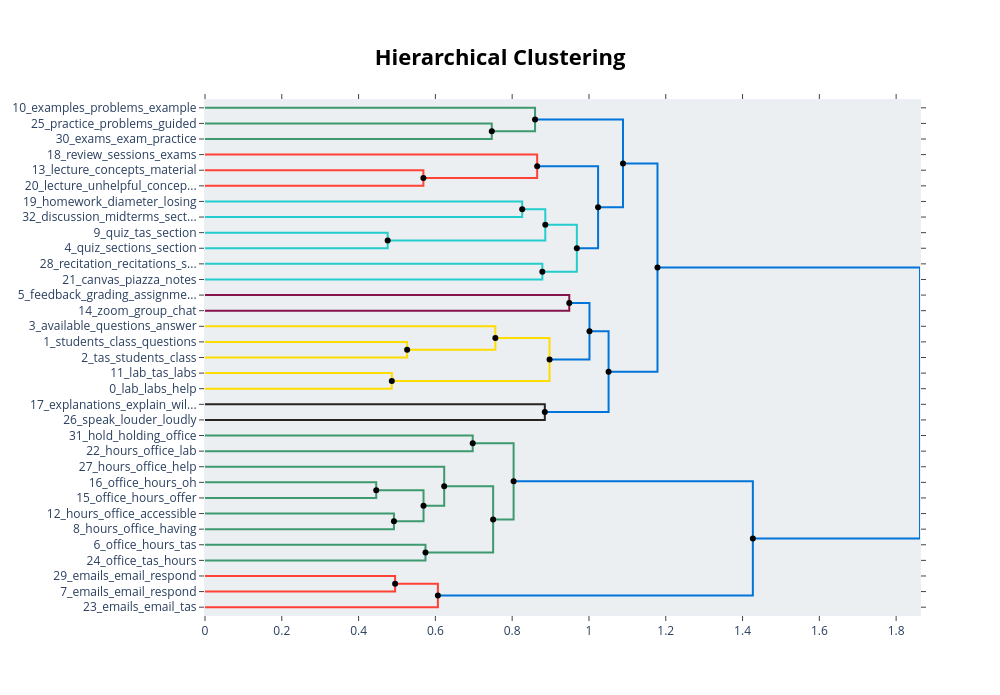

The notebook cell saved with this chart:
### Code cell
#Explore BERTopic Results using a Hierarchical Clustering Map
#This map provides suggestions as to how the topics might be combined into larger categories
hierarchical_topics = topic_model.hierarchical_topics(docs)
topic_model.visualize_hierarchy(hierarchical_topics=hierarchical_topics)

### Figure 1 — Plotly figure (JSON) as saved in the notebook; plotly's stock layout.template omitted (floating-point values rounded to 4 significant figures)
{"data": [{"hoverinfo": "text", "marker": {"color": "rgb(61,153,112)"}, "mode": "lines", "text": ["practice_problems_guided_emphasize_solutions", "", "", "exams_exam_practice_problems_practicing"], "type": "scatter", "x": [0.0, 0.7469, 0.7469, 0.0], "xaxis": "x", "y": [-15.0, -15.0, -25.0, -25.0], "yaxis": "y"}, {"hoverinfo": "text", "marker": {"color": "rgb(61,153,112)"}, "mode": "lines", "text": ["examples_problems_example_problem_real", "", "", "practice_problems_exams_exam_assign"], "type": "scatter", "x": [0.0, 0.8596, 0.8596, 0.7469], "xaxis": "x", "y": [-5.0, -5.0, -20.0, -20.0], "yaxis": "y"}, {"hoverinfo": "text", "marker": {"color": "rgb(255,65,54)"}, "mode": "lines", "text": ["lecture_concepts_material_materials_explain", "", "", "lecture_unhelpful_conceptual_material_different"], "type": "scatter", "x": [0.0, 0.5688, 0.5688, 0.0], "xaxis": "x", "y": [-45.0, -45.0, -55.0, -55.0], "yaxis": "y"}, {"hoverinfo": "text", "marker": {"color": "rgb(255,65,54)"}, "mode": "lines", "text": ["review_sessions_exams_session_reviewing", "", "", "lecture_material_concepts_classes_section"], "type": "scatter", "x": [0.0, 0.8651, 0.8651, 0.5688], "xaxis": "x", "y": [-35.0, -35.0, -50.0, -50.0], "yaxis": "y"}, {"hoverinfo": "text", "marker": {"color": "rgb(35,205,205)"}, "mode": "lines", "text": ["homework_diameter_losing_algebra_distance", "", "", "discussion_midterms_sections_encourage_understanding"], "type": "scatter", "x": [0.0, 0.8261, 0.8261, 0.0], "xaxis": "x", "y": [-65.0, -65.0, -75.0, -75.0], "yaxis": "y"}, {"hoverinfo": "text", "marker": {"color": "rgb(35,205,205)"}, "mode": "lines", "text": ["quiz_tas_section_sections_ta", "", "", "quiz_sections_section_topic_review"], "type": "scatter", "x": [0.0, 0.4758, 0.4758, 0.0], "xaxis": "x", "y": [-85.0, -85.0, -95.0, -95.0], "yaxis": "y"}, {"hoverinfo": "text", "marker": {"color": "rgb(35,205,205)"}, "mode": "lines", "text": ["homework_discussion_midterms_sections_concepts", "", "", "quiz_sections_section_tas_think"], "type": "scatter", "x": [0.8261, 0.8863, 0.8863, 0.4758], "xaxis": "x", "y": [-70.0, -70.0, -90.0, -90.0], "yaxis": "y"}, {"hoverinfo": "text", "marker": {"color": "rgb(35,205,205)"}, "mode": "lines", "text": ["recitation_recitations_sections_plan_example", "", "", "canvas_piazza_notes_dates_logistics"], "type": "scatter", "x": [0.0, 0.8786, 0.8786, 0.0], "xaxis": "x", "y": [-105.0, -105.0, -115.0, -115.0], "yaxis": "y"}, {"hoverinfo": "text", "marker": {"color": "rgb(35,205,205)"}, "mode": "lines", "text": ["quiz_sections_section_homework_discussion", "", "", "recitation_canvas_notes_piazza_dates"], "type": "scatter", "x": [0.8863, 0.9684, 0.9684, 0.8786], "xaxis": "x", "y": [-80.0, -80.0, -110.0, -110.0], "yaxis": "y"}, {"hoverinfo": "text", "marker": {"color": "rgb(0,116,217)"}, "mode": "lines", "text": ["lecture_review_material_sessions_concepts", "", "", "quiz_sections_section_homework_discussion"], "type": "scatter", "x": [0.8651, 1.024, 1.024, 0.9684], "xaxis": "x", "y": [-42.5, -42.5, -95.0, -95.0], "yaxis": "y"}, {"hoverinfo": "text", "marker": {"color": "rgb(0,116,217)"}, "mode": "lines", "text": ["practice_problems_examples_example_exams", "", "", "quiz_lecture_sections_section_review"], "type": "scatter", "x": [0.8596, 1.089, 1.089, 1.024], "xaxis": "x", "y": [-12.5, -12.5, -68.75, -68.75], "yaxis": "y"}, {"hoverinfo": "text", "marker": {"color": "rgb(133,20,75)"}, "mode": "lines", "text": ["feedback_grading_assignments_grade_faster", "", "", "zoom_group_chat_ipad_unfortunately"], "type": "scatter", "x": [0.0, 0.9487, 0.9487, 0.0], "xaxis": "x", "y": [-125.0, -125.0, -135.0, -135.0], "yaxis": "y"}, {"hoverinfo": "text", "marker": {"color": "rgb(255,220,0)"}, "mode": "lines", "text": ["students_class_questions_help_student", "", "", "tas_students_class_ta_help"], "type": "scatter", "x": [0.0, 0.5265, 0.5265, 0.0], "xaxis": "x", "y": [-155.0, -155.0, -165.0, -165.0], "yaxis": "y"}, {"hoverinfo": "text", "marker": {"color": "rgb(255,220,0)"}, "mode": "lines", "text": ["available_questions_answer_possible_answering", "", "", "students_tas_class_help_questions"], "type": "scatter", "x": [0.0, 0.7562, 0.7562, 0.5265], "xaxis": "x", "y": [-145.0, -145.0, -160.0, -160.0], "yaxis": "y"}, {"hoverinfo": "text", "marker": {"color": "rgb(255,220,0)"}, "mode": "lines", "text": ["lab_tas_labs_ta_think", "", "", "lab_labs_help_section_explain"], "type": "scatter", "x": [0.0, 0.4865, 0.4865, 0.0], "xaxis": "x", "y": [-175.0, -175.0, -185.0, -185.0], "yaxis": "y"}, {"hoverinfo": "text", "marker": {"color": "rgb(255,220,0)"}, "mode": "lines", "text": ["students_questions_tas_class_help", "", "", "lab_labs_help_section_doing"], "type": "scatter", "x": [0.7562, 0.8973, 0.8973, 0.4865], "xaxis": "x", "y": [-152.5, -152.5, -180.0, -180.0], "yaxis": "y"}, {"hoverinfo": "text", "marker": {"color": "rgb(0,116,217)"}, "mode": "lines", "text": ["zoom_feedback_grading_assignments_grade", "", "", "lab_labs_students_questions_help"], "type": "scatter", "x": [0.9487, 1.001, 1.001, 0.8973], "xaxis": "x", "y": [-130.0, -130.0, -166.2, -166.2], "yaxis": "y"}, {"hoverinfo": "text", "marker": {"color": "rgb(40,35,35)"}, "mode": "lines", "text": ["explanations_explain_willing_doubt_statements", "", "", "speak_louder_loudly_talking_clearly"], "type": "scatter", "x": [0.0, 0.885, 0.885, 0.0], "xaxis": "x", "y": [-195.0, -195.0, -205.0, -205.0], "yaxis": "y"}, {"hoverinfo": "text", "marker": {"color": "rgb(0,116,217)"}, "mode": "lines", "text": ["lab_labs_students_questions_help", "", "", "speak_explanations_louder_clearly_loudly"], "type": "scatter", "x": [1.001, 1.051, 1.051, 0.885], "xaxis": "x", "y": [-148.1, -148.1, -200.0, -200.0], "yaxis": "y"}, {"hoverinfo": "text", "marker": {"color": "rgb(0,116,217)"}, "mode": "lines", "text": ["quiz_lecture_sections_section_problems", "", "", "lab_labs_questions_students_help"], "type": "scatter", "x": [1.089, 1.178, 1.178, 1.051], "xaxis": "x", "y": [-40.62, -40.62, -174.1, -174.1], "yaxis": "y"}, {"hoverinfo": "text", "marker": {"color": "rgb(61,153,112)"}, "mode": "lines", "text": ["hold_holding_office_hours_holds", "", "", "hours_office_lab_labs_scheduled"], "type": "scatter", "x": [0.0, 0.6972, 0.6972, 0.0], "xaxis": "x", "y": [-215.0, -215.0, -225.0, -225.0], "yaxis": "y"}, {"hoverinfo": "text", "marker": {"color": "rgb(61,153,112)"}, "mode": "lines", "text": ["office_hours_oh_host_hour", "", "", "office_hours_offer_hour_lots"], "type": "scatter", "x": [0.0, 0.446, 0.446, 0.0], "xaxis": "x", "y": [-245.0, -245.0, -255.0, -255.0], "yaxis": "y"}, {"hoverinfo": "text", "marker": {"color": "rgb(61,153,112)"}, "mode": "lines", "text": ["hours_office_accessible_online_flexible", "", "", "hours_office_having_frequent_homework"], "type": "scatter", "x": [0.0, 0.492, 0.492, 0.0], "xaxis": "x", "y": [-265.0, -265.0, -275.0, -275.0], "yaxis": "y"}, {"hoverinfo": "text", "marker": {"color": "rgb(61,153,112)"}, "mode": "lines", "text": ["office_hours_hour_offer_lots", "", "", "hours_office_accessible_frequent_having"], "type": "scatter", "x": [0.446, 0.5691, 0.5691, 0.492], "xaxis": "x", "y": [-250.0, -250.0, -270.0, -270.0], "yaxis": "y"}, {"hoverinfo": "text", "marker": {"color": "rgb(61,153,112)"}, "mode": "lines", "text": ["hours_office_help_offer_available", "", "", "office_hours_offer_hour_provide"], "type": "scatter", "x": [0.0, 0.6229, 0.6229, 0.5691], "xaxis": "x", "y": [-235.0, -235.0, -260.0, -260.0], "yaxis": "y"}, {"hoverinfo": "text", "marker": {"color": "rgb(61,153,112)"}, "mode": "lines", "text": ["office_hours_tas_ta_classes", "", "", "office_tas_hours_good_regular"], "type": "scatter", "x": [0.0, 0.5742, 0.5742, 0.0], "xaxis": "x", "y": [-285.0, -285.0, -295.0, -295.0], "yaxis": "y"}, {"hoverinfo": "text", "marker": {"color": "rgb(61,153,112)"}, "mode": "lines", "text": ["office_hours_offer_available_help", "", "", "office_hours_tas_ta_classes"], "type": "scatter", "x": [0.6229, 0.7504, 0.7504, 0.5742], "xaxis": "x", "y": [-247.5, -247.5, -290.0, -290.0], "yaxis": "y"}, {"hoverinfo": "text", "marker": {"color": "rgb(61,153,112)"}, "mode": "lines", "text": ["office_hold_hours_holding_lab", "", "", "office_hours_hour_offer_tas"], "type": "scatter", "x": [0.6972, 0.8037, 0.8037, 0.7504], "xaxis": "x", "y": [-220.0, -220.0, -268.8, -268.8], "yaxis": "y"}, {"hoverinfo": "text", "marker": {"color": "rgb(255,65,54)"}, "mode": "lines", "text": ["emails_email_respond_hours_office", "", "", "emails_email_respond_reply_quick"], "type": "scatter", "x": [0.0, 0.4951, 0.4951, 0.0], "xaxis": "x", "y": [-305.0, -305.0, -315.0, -315.0], "yaxis": "y"}, {"hoverinfo": "text", "marker": {"color": "rgb(255,65,54)"}, "mode": "lines", "text": ["emails_email_respond_reply_timely", "", "", "emails_email_tas_quickly_strange"], "type": "scatter", "x": [0.4951, 0.6066, 0.6066, 0.0], "xaxis": "x", "y": [-310.0, -310.0, -325.0, -325.0], "yaxis": "y"}, {"hoverinfo": "text", "marker": {"color": "rgb(0,116,217)"}, "mode": "lines", "text": ["office_hours_hour_offer_having", "", "", "emails_email_respond_reply_quickly"], "type": "scatter", "x": [0.8037, 1.427, 1.427, 0.6066], "xaxis": "x", "y": [-244.4, -244.4, -317.5, -317.5], "yaxis": "y"}, {"hoverinfo": "text", "marker": {"color": "rgb(0,116,217)"}, "mode": "lines", "text": ["lab_students_questions_quiz_tas", "", "", "office_hours_emails_email_hour"], "type": "scatter", "x": [1.178, 1.862, 1.862, 1.427], "xaxis": "x", "y": [-107.3, -107.3, -280.9, -280.9], "yaxis": "y"}, {"hoverinfo": "text", "hovertext": ["homework_discussion_midterms_sections_concepts", "quiz_sections_section_homework_discussion", "lecture_review_material_sessions_concepts", "practice_problems_examples_example_exams", "students_questions_tas_class_help", "zoom_feedback_grading_assignments_grade", "lab_labs_students_questions_help", "quiz_lecture_sections_section_problems", "office_hours_hour_offer_lots", "office_hours_offer_available_help", "office_hold_hours_holding_lab", "emails_email_respond_reply_timely", "office_hours_hour_offer_having", "lab_students_questions_quiz_tas"], "marker": {"color": "black"}, "mode": "markers", "showlegend": false, "type": "scatter", "x": [0.8261, 0.8863, 0.8651, 0.8596, 0.7562, 0.9487, 1.001, 1.089, 0.446, 0.6229, 0.6972, 0.4951, 0.8037, 1.178], "y": [-70, -80, -42.5, -12.5, -152.5, -130, -148.1, -40.62, -250, -247.5, -220, -310, -244.4, -107.3]}, {"hoverinfo": "text", "hovertext": ["practice_problems_exams_exam_assign", "lecture_material_concepts_classes_section", "quiz_sections_section_tas_think", "recitation_canvas_notes_piazza_dates", "quiz_sections_section_homework_discussion", "quiz_lecture_sections_section_review", "students_tas_class_help_questions", "lab_labs_help_section_doing", "lab_labs_students_questions_help", "speak_explanations_louder_clearly_loudly", "lab_labs_questions_students_help", "hours_office_accessible_frequent_having", "office_hours_offer_hour_provide", "office_hours_tas_ta_classes", "office_hours_hour_offer_tas", "emails_email_respond_reply_quickly", "office_hours_emails_email_hour"], "marker": {"color": "black"}, "mode": "markers", "showlegend": false, "type": "scatter", "x": [0.7469, 0.5688, 0.4758, 0.8786, 0.9684, 1.024, 0.5265, 0.4865, 0.8973, 0.885, 1.051, 0.492, 0.5691, 0.5742, 0.7504, 0.6066, 1.427], "y": [-20, -50, -90, -110, -95, -68.75, -160, -180, -166.2, -200, -174.1, -270, -260, -290, -268.8, -317.5, -280.9]}], "layout": {"autosize": false, "height": 695, "hoverlabel": {"bgcolor": "white", "font": {"family": "Rockwell", "size": 16}}, "hovermode": "closest", "plot_bgcolor": "#ECEFF1", "showlegend": false, "title": {"font": {"color": "Black", "size": 22}, "text": "<b>Hierarchical Clustering</b>", "x": 0.5, "xanchor": "center", "yanchor": "top"}, "width": 1000, "xaxis": {"mirror": "allticks", "rangemode": "tozero", "showgrid": false, "showline": true, "showticklabels": true, "ticks": "outside", "type": "linear", "zeroline": false}, "yaxis": {"mirror": "allticks", "range": [-330, 0], "rangemode": "tozero", "showgrid": false, "showline": true, "showticklabels": true, "tickmode": "array", "ticks": "outside", "ticktext": ["10_examples_problems_example", "25_practice_problems_guided", "30_exams_exam_practice", "18_review_sessions_exams", "13_lecture_concepts_material", "20_lecture_unhelpful_concep...", "19_homework_diameter_losing", "32_discussion_midterms_sect...", "9_quiz_tas_section", "4_quiz_sections_section", "28_recitation_recitations_s...", "21_canvas_piazza_notes", "5_feedback_grading_assignme...", "14_zoom_group_chat", "3_available_questions_answer", "1_students_class_questions", "2_tas_students_class", "11_lab_tas_labs", "0_lab_labs_help", "17_explanations_explain_wil...", "26_speak_louder_loudly", "31_hold_holding_office", "22_hours_office_lab", "27_hours_office_help", "16_office_hours_oh", "15_office_hours_offer", "12_hours_office_accessible", "8_hours_office_having", "6_office_hours_tas", "24_office_tas_hours", "29_emails_email_respond", "7_emails_email_respond", "23_emails_email_tas"], "tickvals": [-5, -15, -25, -35, -45, -55, -65, -75, -85, -95, -105, -115, -125, -135, -145, -155, -165, -175, -185, -195, -205, -215, -225, -235, -245, -255, -265, -275, -285, -295, -305, -315, -325], "type": "linear", "zeroline": false}}}
